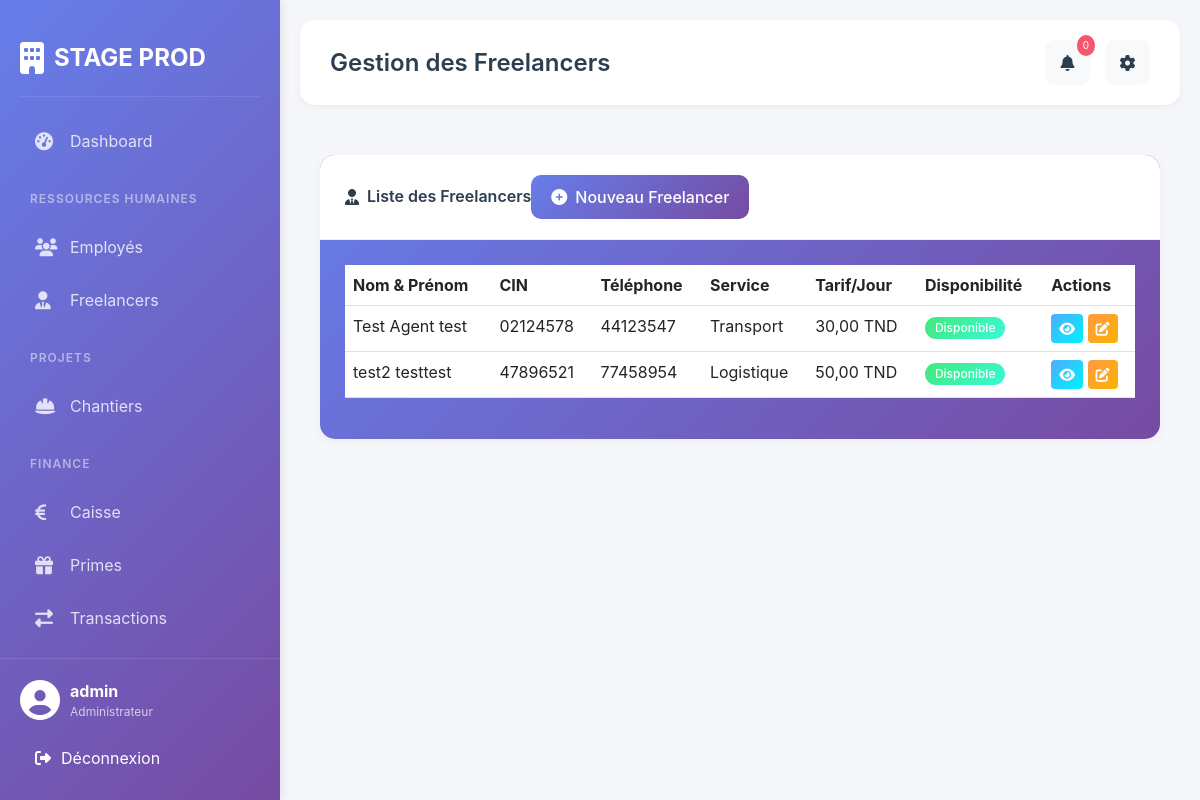
The page /freelancers/ (signed in) on the database its author committed.
### gestion/models.py (models this page shows, shortened)
class Freelancer(models.Model):
    TYPE_SERVICE_CHOICES = [
        ('LOGISTIQUE', 'Logistique'),
        ('TRANSPORT', 'Transport'),
        ('AUTRE', 'Autre'),
    ]
    nom = models.CharField(max_length=100)
    prenom = models.CharField(max_length=100)
    cin = models.CharField(max_length=20, unique=True)
    adresse = models.TextField()
    telephone = models.CharField(max_length=20)
    email = models.EmailField()
    type_service = models.CharField(max_length=20, choices=TYPE_SERVICE_CHOICES)
    tarif_journalier = models.DecimalField(max_digits=10, decimal_places=2)
    disponible = models.BooleanField(default=True)
    date_inscription = models.DateField(auto_now_add=True)

### gestion/views.py (the view)
# urls.py: path('freelancers/', views.liste_freelancers, name='liste_freelancers'),
@login_required
def liste_freelancers(request):
    freelancers = Freelancer.objects.all()
    return render(request, 'freelancers/liste_freelancers.html', {'freelancers': freelancers})

### templates/freelancers/liste_freelancers.html
{% extends 'base.html' %}
{% block page_title %}Gestion des Freelancers{% endblock %}
{% block content %}
<div class="card" style="background: linear-gradient(135deg, #667eea 0%, #764ba2 100%);">
    <div class="card-header">
        <div class="d-flex justify-content-between align-items-center">
            <h5><i class="fas fa-user-tie me-2"></i>Liste des Freelancers</h5>
            <a href="{% url 'ajouter_freelancer' %}" class="btn btn-primary">
                <i class="fas fa-plus-circle me-2"></i>Nouveau Freelancer
            </a>
        </div>
    </div>
    <div class="card-body">
        <div class="table-responsive">
            <table class="table table-hover">
                <thead>
                    <tr>
                        <th>Nom & Prénom</th>
                        <th>CIN</th>
                        <th>Téléphone</th>
                        <th>Service</th>
                        <th>Tarif/Jour</th>
                        <th>Disponibilité</th>
                        <th>Actions</th>
                    </tr>
                </thead>
                <tbody>
                    {% for freelancer in freelancers %}
                    <tr>
                        <td>{{ freelancer.nom }} {{ freelancer.prenom }}</td>
                        <td>{{ freelancer.cin }}</td>
                        <td>{{ freelancer.telephone }}</td>
                        <td>{{ freelancer.get_type_service_display }}</td>
                        <td>{{ freelancer.tarif_journalier }} TND</td>
                        <td>
                            {% if freelancer.disponible %}
                                <span class="badge bg-success">Disponible</span>
                            {% else %}
                                <span class="badge bg-danger">Indisponible</span>
                            {% endif %}
                        </td>
                        <td>
                            <a href="{% url 'detail_freelancer' freelancer.pk %}" class="btn btn-sm btn-info">
                                <i class="fas fa-eye"></i>
                            </a>
                            <a href="{% url 'modifier_freelancer' freelancer.pk %}" class="btn btn-sm btn-warning">
                                <i class="fas fa-edit"></i>
                            </a>
                        </td>
                    </tr>
                    {% empty %}
                    <tr>
                        <td colspan="7" class="text-center">Aucun freelancer trouvé</td>
                    </tr>
                    {% endfor %}
                </tbody>
            </table>
        </div>
    </div>
</div>
{% endblock %}

### templates/base.html (shortened to what this page needs)
<!doctype html>
<html lang="fr">
  <head>
    <link
      href="https://cdn.jsdelivr.net/npm/bootstrap@5.3.0/dist/css/bootstrap.min.css"
      rel="stylesheet"
    />
    <link
      rel="stylesheet"
      href="https://cdnjs.cloudflare.com/ajax/libs/font-awesome/6.4.0/css/all.min.css"
    />
    {% load static %}
    <link rel="stylesheet" href="{% static 'css/style.css' %}" />
  </head>
  <body>
    <div class="sidebar">
      <div class="sidebar-brand">
        <i class="fas fa-building"></i>
        <span>STAGE PROD</span>
      </div>
      <div class="sidebar-menu">
        <div
          class="menu-item {% if request.resolver_match.url_name == 'dashboard' %}active{% endif %}"
        >
          <a href="{% url 'dashboard' %}">
            <i class="fas fa-tachometer-alt"></i>
            <span>Dashboard</span>
          </a>
        </div>
        <div class="menu-divider">Ressources Humaines</div>
        <div class="menu-item">
          <a href="{% url 'liste_employes' %}">
            <i class="fas fa-users"></i>
            <span>Employés</span>
          </a>
        </div>
        <div class="menu-item">
          <a href="{% url 'liste_freelancers' %}">
            <i class="fas fa-user-tie"></i>
            <span>Freelancers</span>
          </a>
        </div>
        <div class="menu-divider">Projets</div>
        <div class="menu-item">
          <a href="{% url 'liste_chantiers' %}">
            <i class="fas fa-hard-hat"></i>
            <span>Chantiers</span>
          </a>
        </div>
        <div class="menu-divider">Finance</div>
        <div class="menu-item">
          <a href="{% url 'finance_dashboard' %}">
            <i class="fas fa-euro-sign"></i>
            <span>Caisse</span>
          </a>
        </div>
        <div class="menu-item">
          <a href="{% url 'liste_primes' %}">
            <i class="fas fa-gift"></i>
            <span>Primes</span>
          </a>
        </div>
        <div class="menu-item">
          <a href="{% url 'liste_transactions' %}">
            <i class="fas fa-exchange-alt"></i>
            <span>Transactions</span>
          </a>
        </div>
      </div>
      <div class="sidebar-footer">
        <div class="user-info">
          <i class="fas fa-user-circle"></i>
          <div>
            <strong>{{ user.username }}</strong>
            <small>Administrateur</small>
          </div>
        </div>
        <form method="post" action="{% url 'logout' %}" style="display: inline">
          <button
            type="submit"
            class="logout-btn"
            style="
              width: 100%;
              border: none;
              background: none;
              padding: 10px 15px;
              color: white;
              text-align: left;
              cursor: pointer;
            "
          >
            <i class="fas fa-sign-out-alt"></i>
            Déconnexion
          </button>
        </form>
      </div>
    </div>
    <div class="main-content">
      <div class="top-header">
        <div class="header-title">
          {% block page_title %}Dashboard{% endblock %}
        </div>
        <div class="header-actions">
          <div class="dropdown">
            <button
              class="btn btn-light position-relative"
              type="button"
              id="notificationDropdown"
              data-bs-toggle="dropdown"
              aria-expanded="false"
            >
              <i class="fas fa-bell"></i>
              <span class="notification-badge" id="notificationCount">0</span>
            </button>
          </div>
          <div class="dropdown">
            <button
              class="btn btn-light"
              type="button"
              id="settingsDropdown"
              data-bs-toggle="dropdown"
              aria-expanded="false"
            >
              <i class="fas fa-cog"></i>
            </button>
          </div>
        </div>
      </div>
      <div class="content">{% block content %}{% endblock %}</div>
    </div>
  </body>
</html>

### static/css/style.css (style rules this page uses)
:root { --primary-color: #667eea; --secondary-color: #764ba2; --success-color: #43e97b; --danger-color: #f5576c; --warning-color: #ff9a44; --info-color: #4facfe; --dark: #2c3e50; --light: #f8f9fa; }
* { margin: 0; padding: 0; box-sizing: border-box; }
body { font-family: 'Inter', sans-serif; background: #f5f7fa; display: flex; min-height: 100vh; }
.sidebar { width: 280px; background: linear-gradient(135deg, #667eea 0%, #764ba2 100%); color: white; position: fixed; height: 100vh; left: 0; top: 0; overflow-y: auto; padding: 20px; box-shadow: 2px 0 10px rgba(0,0,0,0.1); z-index: 1000; }
.sidebar-brand { display: flex; align-items: center; gap: 10px; font-size: 24px; font-weight: 700; padding: 20px 0; border-bottom: 1px solid rgba(255,255,255,0.1); margin-bottom: 20px; }
.sidebar-brand i { font-size: 32px; }
.sidebar-menu { display: flex; flex-direction: column; gap: 5px; }
.menu-divider { font-size: 12px; text-transform: uppercase; letter-spacing: 1px; color: rgba(255,255,255,0.5); padding: 20px 10px 10px; font-weight: 600; }
.menu-item { border-radius: 10px; transition: all 0.3s; }
.menu-item a { display: flex; align-items: center; gap: 15px; padding: 12px 15px; color: rgba(255,255,255,0.8); text-decoration: none; transition: all 0.3s; }
.menu-item a i { width: 20px; font-size: 18px; }
.sidebar-footer { position: absolute; bottom: 0; left: 0; right: 0; padding: 20px; border-top: 1px solid rgba(255,255,255,0.1); }
.user-info { display: flex; align-items: center; gap: 10px; margin-bottom: 15px; }
.user-info i { font-size: 40px; }
.user-info div { display: flex; flex-direction: column; }
.user-info small { color: rgba(255,255,255,0.7); font-size: 12px; }
.logout-btn { display: flex; align-items: center; gap: 10px; padding: 10px 15px; background: rgba(255,255,255,0.1); border-radius: 8px; color: white; text-decoration: none; transition: all 0.3s; }
.main-content { flex: 1; margin-left: 280px; padding: 20px; }
.top-header { display: flex; justify-content: space-between; align-items: center; padding: 20px 30px; background: white; border-radius: 15px; margin-bottom: 30px; box-shadow: 0 2px 10px rgba(0,0,0,0.05); }
.header-title { font-size: 24px; font-weight: 600; color: var(--dark); }
.header-actions { display: flex; gap: 15px; }
.header-actions .btn { width: 45px; height: 45px; border-radius: 10px; display: flex; align-items: center; justify-content: center; background: #f8f9fa; border: none; color: var(--dark); position: relative; }
.notification-badge { position: absolute; top: -5px; right: -5px; background: var(--danger-color); color: white; font-size: 10px; padding: 3px 6px; border-radius: 50%; }
.content { padding: 20px; background: transparent; }
.card { background: white; border-radius: 15px; border: none; box-shadow: 0 2px 10px rgba(0,0,0,0.05); overflow: hidden; }
.card-header { background: white; border-bottom: 1px solid #f0f0f0; padding: 20px 25px; display: flex; justify-content: space-between; align-items: center; }
.card-header h5 { margin: 0; font-size: 16px; font-weight: 600; color: var(--dark); display: flex; align-items: center; }
.card-body { padding: 25px; }
.btn-primary { background: linear-gradient(135deg, #667eea 0%, #764ba2 100%); border: none; padding: 10px 20px; border-radius: 10px; font-weight: 500; transition: all 0.3s; }
.btn-warning { background: linear-gradient(135deg, #ff9a44 0%, #fbb300 100%); border: none; color: white; }
.btn-info { background: linear-gradient(135deg, #4facfe 0%, #00f2fe 100%); border: none; color: white; }
.badge { padding: 5px 10px; border-radius: 20px; font-weight: 500; }
.bg-success { background: linear-gradient(135deg, #43e97b 0%, #38f9d7 100%) !important; }

### rows shown on the page
Freelancer: nom "Test Agent", prenom "test", cin "02124578", telephone "44123547", type_service "Transport", tarif_journalier "30,00", disponible "Disponible"
Freelancer: nom "test2", prenom "testtest", cin "47896521", telephone "77458954", type_service "Logistique", tarif_journalier "50,00", disponible "Disponible"

### other values the page prints
{{ user.username }} "admin"
